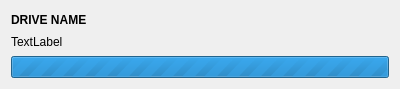
<?xml version="1.0" encoding="UTF-8"?>
<ui version="4.0">
 <class>RestoreOpticalJobProgress</class>
 <widget class="QWidget" name="RestoreOpticalJobProgress">
  <property name="geometry">
   <rect>
    <x>0</x>
    <y>0</y>
    <width>400</width>
    <height>89</height>
   </rect>
  </property>
  <property name="windowTitle">
   <string notr="true">Form</string>
  </property>
  <layout class="QVBoxLayout" name="verticalLayout">
   <item>
    <widget class="QLabel" name="titleLabel">
     <property name="font">
      <font>
       <weight>75</weight>
       <bold>true</bold>
      </font>
     </property>
     <property name="text">
      <string notr="true">DRIVE NAME</string>
     </property>
    </widget>
   </item>
   <item>
    <widget class="QLabel" name="statusLabel">
     <property name="text">
      <string notr="true">TextLabel</string>
     </property>
     <property name="wordWrap">
      <bool>true</bool>
     </property>
    </widget>
   </item>
   <item>
    <widget class="QProgressBar" name="progressBar">
     <property name="maximum">
      <number>0</number>
     </property>
     <property name="value">
      <number>-1</number>
     </property>
    </widget>
   </item>
  </layout>
 </widget>
 <resources/>
 <connections/>
</ui>
